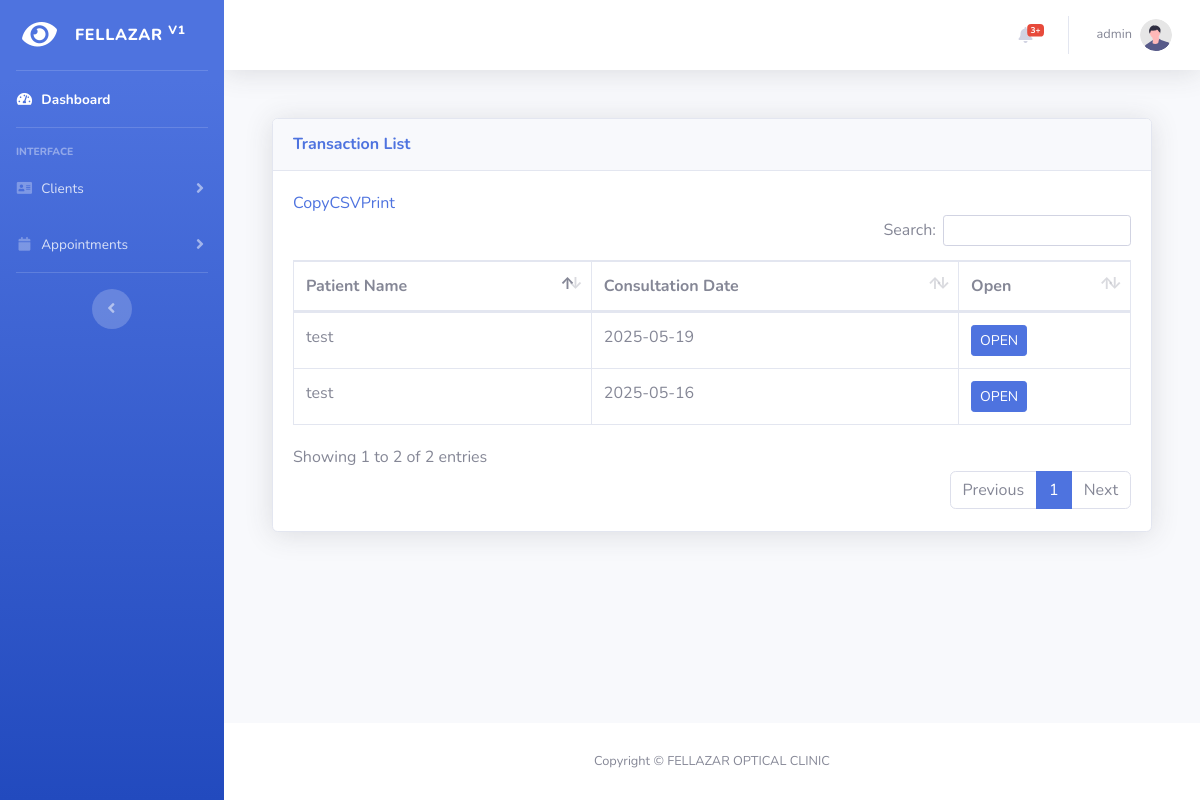
The app's page /view-client.php (signed in), older data.
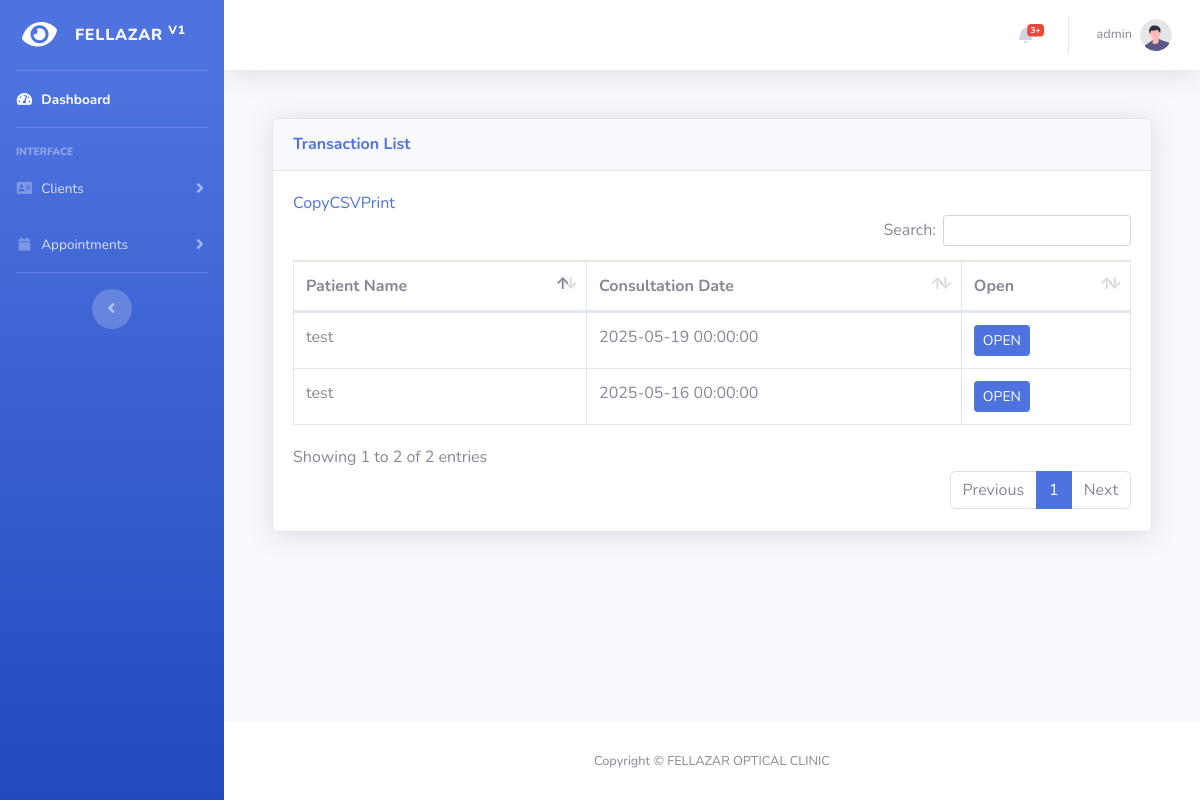
The same page, newer data.
### tables this page shows
CREATE TABLE IF NOT EXISTS `finalprescriptions` (
  `prescriptionId` int NOT NULL AUTO_INCREMENT,
  `patientId` int NOT NULL,
  `date` datetime NOT NULL,
  `od` varchar(50) DEFAULT NULL,
  `odPh` varchar(50) DEFAULT NULL,
  `odVasc` varchar(50) DEFAULT NULL,
  `odVacc` varchar(50) DEFAULT NULL,
  `os` varchar(50) DEFAULT NULL,
  `osVacc` varchar(50) DEFAULT NULL,
  `osVasc` varchar(50) DEFAULT NULL,
  `osPh` varchar(50) DEFAULT NULL,
  `addFirst` varchar(50) DEFAULT NULL,
  `addFirstNVA` varchar(50) DEFAULT NULL,
  `addSecond` varchar(50) NOT NULL,
  `addSecondNVA` varchar(50) DEFAULT NULL,
  PRIMARY KEY (`prescriptionId`)
);

CREATE TABLE IF NOT EXISTS `patients` (
  `patientId` int NOT NULL AUTO_INCREMENT,
  `name` varchar(255) NOT NULL,
  `address` text,
  `age` int NOT NULL,
  `gender` enum('Male','Female','Other') NOT NULL,
  `contactNo` varchar(20) DEFAULT NULL,
  `dateOfBirth` date DEFAULT NULL,
  PRIMARY KEY (`patientId`)
);

### view-client.php (the view, shortened to what this page needs)
<!DOCTYPE html>
<html lang="en">
<?php
include("connection/connect.php");
$adminUsername = $_SESSION["adminUsername"];
if (!isset($_SESSION['adminUsername']) || $_SESSION['adminUsername'] == '' || empty($_SESSION['adminUsername']) || $_SESSION['adminUsername'] == null) {
    echo "<script> window.location.replace('login.php') </script>";
} else {
?>
    <?php include 'pages/header.php'; ?>
    <body id="page-top">
        <div id="wrapper">
            <?php include 'pages/sidebar.php'; ?>
            <div id="content-wrapper" class="d-flex flex-column">
                <div id="content">
                    <?php include 'pages/topbar.php'; ?>
                    <div class="container-fluid">
                        <div class="container mt-4">
                            <div class="card shadow mb-4">
                                <div class="card-header py-3 d-flex justify-content-between align-items-center">
                                    <h6 class="m-0 font-weight-bold text-primary">Transaction List</h6>
                                </div>
                                <div class="card-body">
                                    <div class="table-responsive">
                                        <table class="table table-bordered" id="dataTable" width="100%" cellspacing="0">
                                            <thead>
                                                <tr>
                                                    <th>Patient Name</th>
                                                    <th>Consultation Date</th>
                                                    <th>Open</th>
                                                </tr>
                                            </thead>
                                            <tbody>
                                                <?php
                                                $query = "
            SELECT p.name, fp.date, fp.patientId
            FROM finalprescriptions fp
            INNER JOIN patients p ON fp.patientId = p.patientId
            ORDER BY fp.date DESC
        ";
                                                $result = mysqli_query($db, $query);
                                                if (mysqli_num_rows($result) > 0) {
                                                    while ($row = mysqli_fetch_assoc($result)) {
                                                        echo "<tr>";
                                                        echo "<td>" . htmlspecialchars($row['name']) . "</td>";
                                                        echo "<td>" . htmlspecialchars($row['date']) . "</td>";
                                                        echo "<td><a href='view-transaction.php?patient_id=" . $row['patientId'] . "&date=" . $row['date'] . "&name=" . $row['name'] . "' class='btn btn-primary btn-sm'>OPEN</a></td>";
                                                        echo "</tr>";
                                                    }
                                                } else {
                                                    echo "<tr><td colspan='3' class='text-center'>No records found</td></tr>";
                                                }
                                                ?>
                                            </tbody>
                                        </table>
                                    </div>
                                </div>
                            </div>
                        </div>
                        <div class="row">
                        </div>
                    </div>
                </div>
                <?php include 'pages/footer.php'; ?>
            </div>
        </div>
        <link rel="stylesheet" href="https://cdn.datatables.net/buttons/2.3.6/css/buttons.dataTables.min.css">
    </body>
</html>
<?php } ?>

### pages/header.php (shortened to what this page needs)
<head>
    <link href="vendor/fontawesome-free/css/all.min.css" rel="stylesheet" type="text/css">
    <link href="css/sb-admin-2.min.css" rel="stylesheet">
    <link href="vendor/datatables/dataTables.bootstrap4.min.css" rel="stylesheet">
</head>

### pages/sidebar.php (shortened to what this page needs)
      <ul class="navbar-nav bg-gradient-primary sidebar sidebar-dark accordion" id="accordionSidebar">
<a class="sidebar-brand d-flex align-items-center justify-content-center" href="index.php">
    <div class="sidebar-brand-icon rotate-n-15">
        <i class="fas fa-eye"></i>
    </div>
    <div class="sidebar-brand-text mx-3">FELLAZAR <sup>v1</sup></div>
</a>
<hr class="sidebar-divider my-0">
<li class="nav-item active">
    <a class="nav-link" href="index.php">
        <i class="fas fa-fw fa-tachometer-alt"></i>
        <span>Dashboard</span></a>
</li>
<hr class="sidebar-divider">
<div class="sidebar-heading">
    Interface
</div>
<li class="nav-item">
    <a class="nav-link collapsed" href="#" data-toggle="collapse" data-target="#collapseTwo"
        aria-expanded="true" aria-controls="collapseTwo">
        <i class="fas fa-fw fa-address-card"></i>
        <span>Clients</span>
    </a>
</li>
<li class="nav-item">
    <a class="nav-link collapsed" href="#" data-toggle="collapse" data-target="#collapseUtilities"
        aria-expanded="true" aria-controls="collapseUtilities">
        <i class="fas fa-fw fa-calendar"></i>
        <span>Appointments</span>
    </a>
</li>
<hr class="sidebar-divider">
<div class="text-center d-none d-md-inline">
    <button class="rounded-circle border-0" id="sidebarToggle"></button>
</div>
</ul>

### pages/topbar.php (shortened to what this page needs)
<nav class="navbar navbar-expand navbar-light bg-white topbar mb-4 static-top shadow">
    <ul class="navbar-nav ml-auto">
        <li class="nav-item dropdown no-arrow mx-1">
            <a class="nav-link dropdown-toggle" href="#" id="alertsDropdown" role="button"
                data-toggle="dropdown" aria-haspopup="true" aria-expanded="false">
                <i class="fas fa-bell fa-fw"></i>
                <span class="badge badge-danger badge-counter">3+</span>
            </a>
        </li>
        <li class="nav-item dropdown no-arrow">
            <a class="nav-link dropdown-toggle" href="#" id="userDropdown" role="button"
                data-toggle="dropdown" aria-haspopup="true" aria-expanded="false">
                <span class="mr-2 d-none d-lg-inline text-gray-600 small"><?php echo $adminUsername ?></span>
                <img class="img-profile rounded-circle"
                    src="img/undraw_profile.svg">
            </a>
        </li>
    </ul>
</nav>

### pages/footer.php
<footer class="sticky-footer bg-white">
    <div class="container my-auto">
        <div class="copyright text-center my-auto">
            <span>Copyright &copy; FELLAZAR OPTICAL CLINIC</span>
        </div>
    </div>
</footer>

Row changes from the older to the newer data that the page shows:
changed finalprescriptions (number 1 of 2 on the later page): date "2025-05-19" → "2025-05-19 00:00:00"
changed finalprescriptions (number 2 of 2 on the later page): date "2025-05-16" → "2025-05-16 00:00:00"
